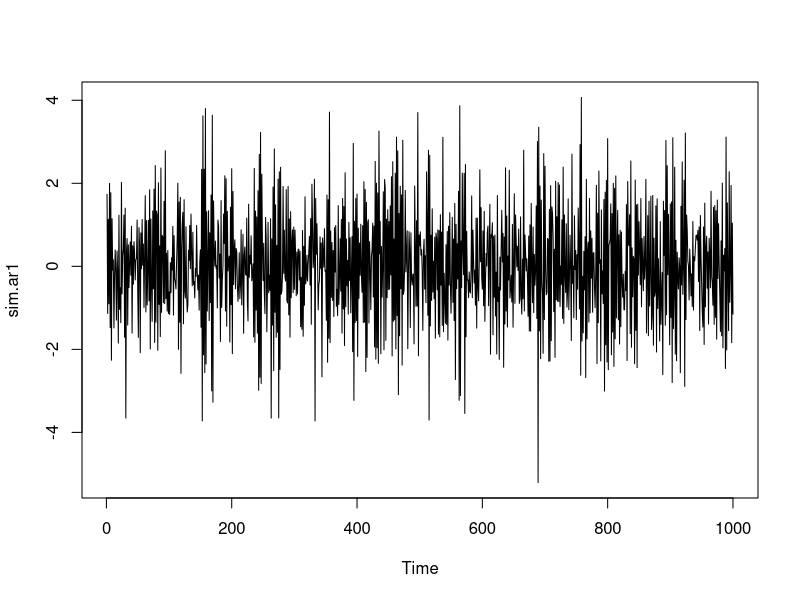
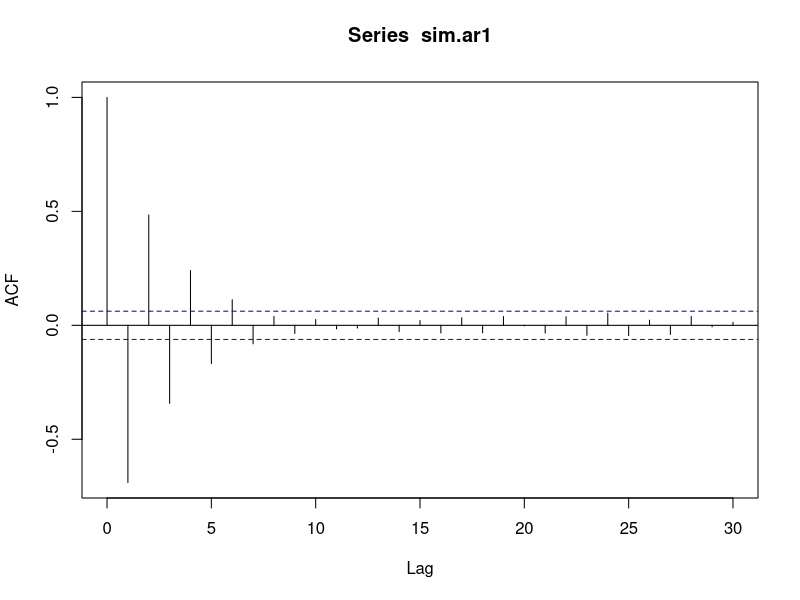
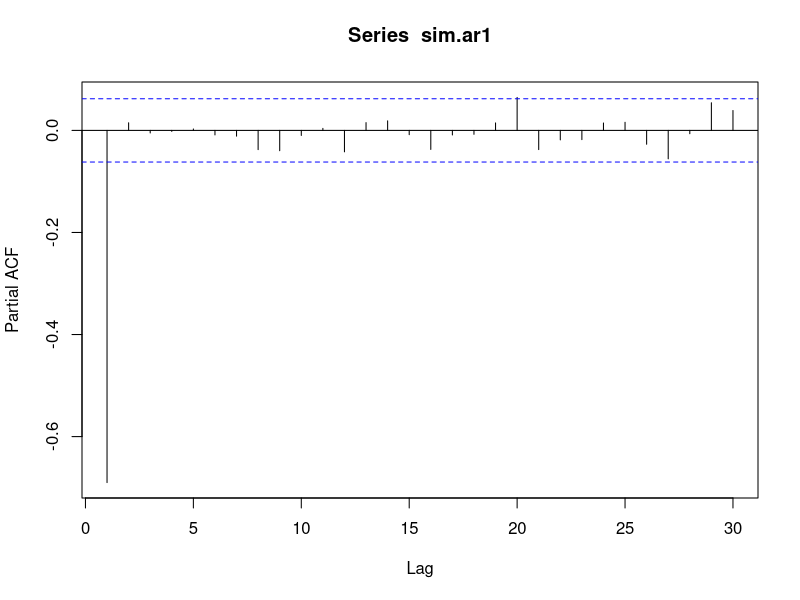
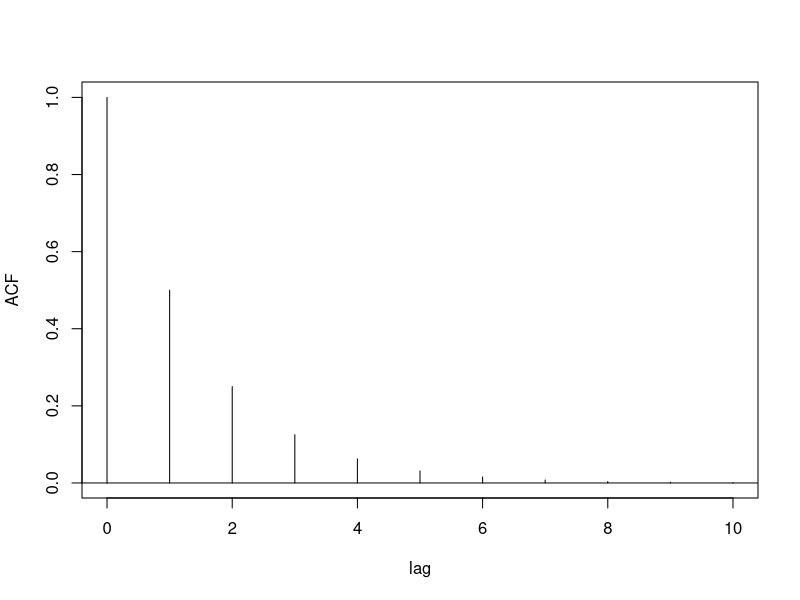
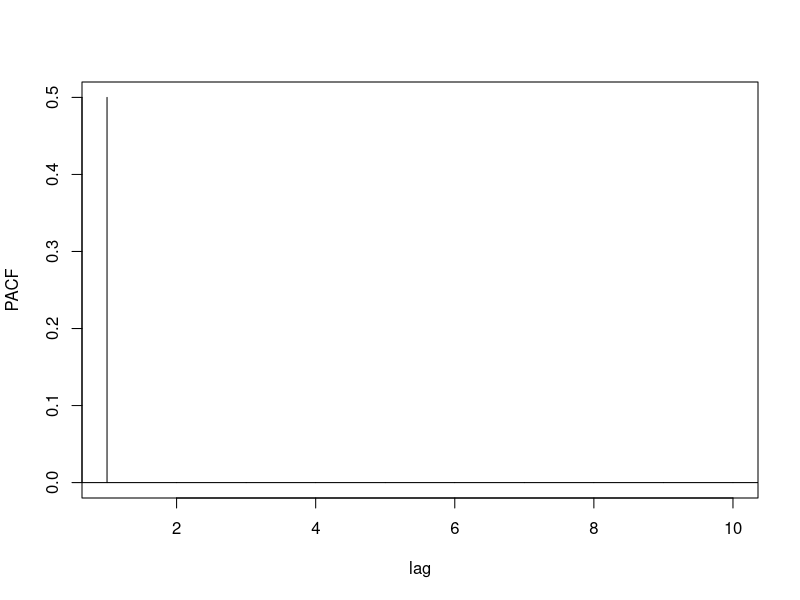
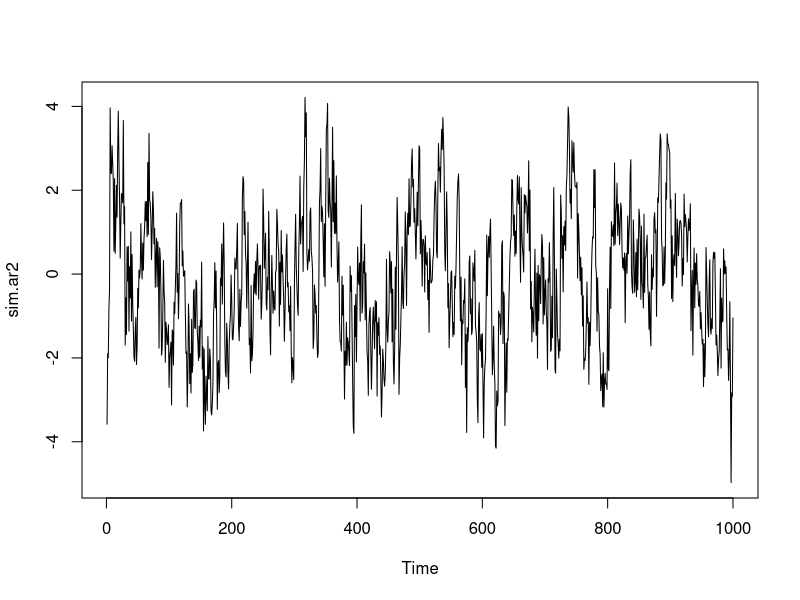
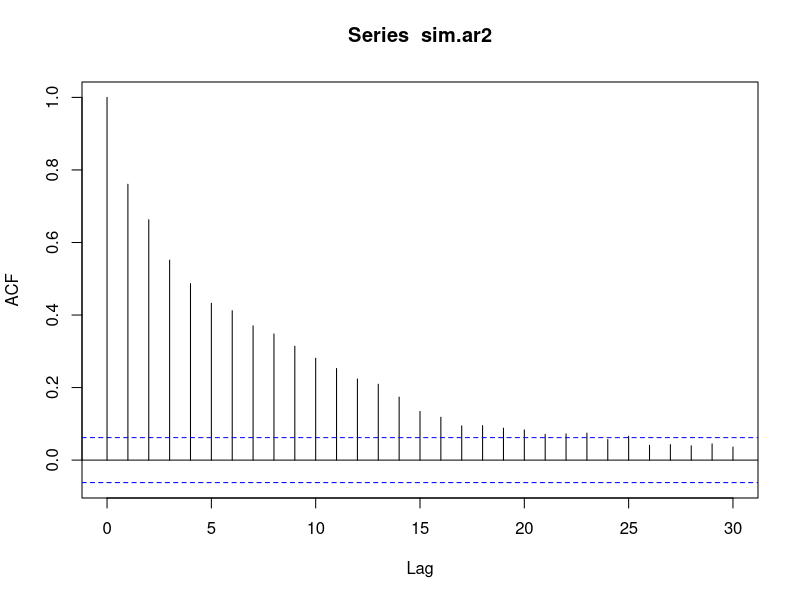
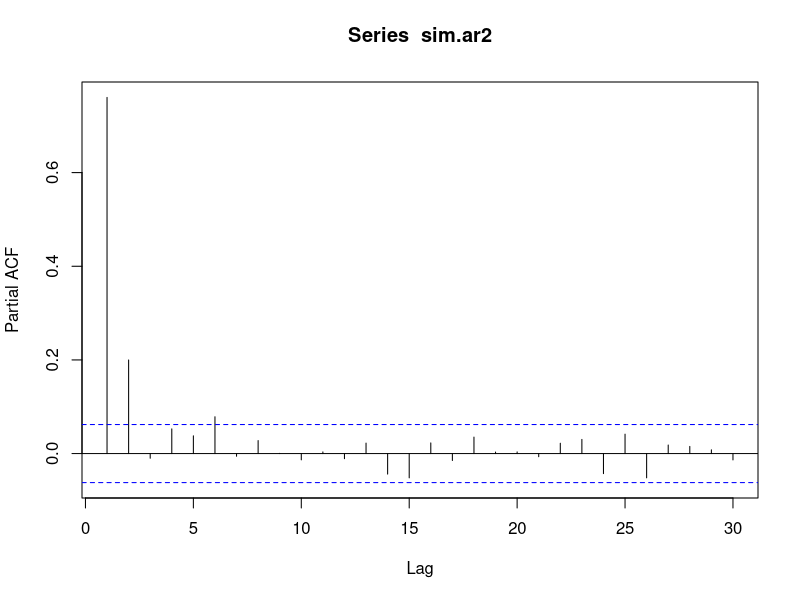

Source code (R) for these figures, in order:

library(stats)
# Simulate AR process
#NOTE: "acf" function in "TSA" package drops acf at lag 0.

                                         #AR(1) model:
sim.ar1<-arima.sim(model=list(ar=-0.70),n=1000)  #Simulate AR(1) model with coefficient 0.5
ts.plot(sim.ar1) #plot the process
#Plot sample auto-correlation function
acf(sim.ar1) # exponential decay
pacf(sim.ar1) #All pacf after lag 1 are not significant (equal to zero).

#To plot theoritical auto-correlation function
lagmax=10 #set maximum lag for plot acf
ACF=ARMAacf(ar = 0.5, lag.max = lagmax, pacf = FALSE)
plot(seq(0,lagmax,1),ACF,type="h",xlab="lag")
abline(h=0) # acfs after lage 1 are all 0.

#To plot theoritical partial auto-correlation function
lagmax=10 #set maximum lag for plot acf
PACF=ARMAacf(ar = 0.5, lag.max = lagmax, pacf = TRUE)
plot(seq(1,lagmax,1),PACF,type="h",xlab="lag")
abline(h=0) # acfs after lage 1 are all 0.

                                          #AR(2) model:
sim.ar2<-arima.sim(model=list(ar=c(0.6,0.2)),n=1000)  #Simulate AR(2) model with coefficients 0.6 and 0.2
ts.plot(sim.ar2) #plot the process
#Plot sample auto-correlation function
acf(sim.ar2) #exponential decay
pacf(sim.ar2)# All acf after lag 2 are not significant (equal to zero).

#To plor theoritical auto-correlation function
lagmax=10 #set maximum lag for  acf plot
ACF=ARMAacf(ar = c(0.6,0.2), lag.max = lagmax, pacf = FALSE)
plot(seq(0,lagmax,1),ACF,type="h",xlab="lag")
abline(h=0) # acfs after lage 1 are all 0.

#To plor theoritical partial auto-correlation function
lagmax=10 #set maximum lag for  acf plot
ACF=ARMAacf(ar = c(0.6,0.2), lag.max = lagmax, pacf = TRUE)
plot(seq(1,lagmax,1),ACF,type="h",xlab="lag")
abline(h=0) # pacfs after lage 2 are all 0.

#Explosive AR(1) model
start=0
x=c()
for(i in 1:150){
    x[i]=1.02*start + rnorm(1,mean=0,sd=1)
    start=x[i]
}
ts.plot(x)
